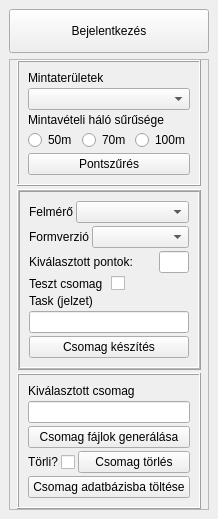
<?xml version="1.0" encoding="UTF-8"?>
<ui version="4.0">
 <class>DockWidget</class>
 <widget class="QDockWidget" name="DockWidget">
  <property name="geometry">
   <rect>
    <x>0</x>
    <y>0</y>
    <width>218</width>
    <height>519</height>
   </rect>
  </property>
  <property name="windowTitle">
   <string>Csomagkezelés</string>
  </property>
  <widget class="QWidget" name="dockWidgetContents">
   <layout class="QVBoxLayout" name="verticalLayout_5">
    <item>
     <widget class="QPushButton" name="pushBejelentkezes">
      <property name="sizePolicy">
       <sizepolicy hsizetype="Minimum" vsizetype="MinimumExpanding">
        <horstretch>150</horstretch>
        <verstretch>0</verstretch>
       </sizepolicy>
      </property>
      <property name="minimumSize">
       <size>
        <width>150</width>
        <height>0</height>
       </size>
      </property>
      <property name="maximumSize">
       <size>
        <width>16777215</width>
        <height>70</height>
       </size>
      </property>
      <property name="baseSize">
       <size>
        <width>150</width>
        <height>30</height>
       </size>
      </property>
      <property name="text">
       <string>Bejelentkezés</string>
      </property>
     </widget>
    </item>
    <item>
     <widget class="QFrame" name="frameCsomag">
      <property name="minimumSize">
       <size>
        <width>200</width>
        <height>450</height>
       </size>
      </property>
      <property name="frameShape">
       <enum>QFrame::StyledPanel</enum>
      </property>
      <property name="frameShadow">
       <enum>QFrame::Raised</enum>
      </property>
      <layout class="QVBoxLayout" name="verticalLayout_4">
       <property name="spacing">
        <number>3</number>
       </property>
       <property name="leftMargin">
        <number>7</number>
       </property>
       <property name="topMargin">
        <number>0</number>
       </property>
       <property name="rightMargin">
        <number>7</number>
       </property>
       <property name="bottomMargin">
        <number>0</number>
       </property>
       <item>
        <widget class="QFrame" name="frameSzures">
         <property name="sizePolicy">
          <sizepolicy hsizetype="Preferred" vsizetype="Expanding">
           <horstretch>0</horstretch>
           <verstretch>0</verstretch>
          </sizepolicy>
         </property>
         <property name="minimumSize">
          <size>
           <width>180</width>
           <height>120</height>
          </size>
         </property>
         <property name="frameShape">
          <enum>QFrame::Box</enum>
         </property>
         <property name="frameShadow">
          <enum>QFrame::Raised</enum>
         </property>
         <layout class="QVBoxLayout" name="verticalLayout">
          <property name="spacing">
           <number>3</number>
          </property>
          <item>
           <widget class="QLabel" name="label">
            <property name="sizePolicy">
             <sizepolicy hsizetype="Preferred" vsizetype="Expanding">
              <horstretch>0</horstretch>
              <verstretch>0</verstretch>
             </sizepolicy>
            </property>
            <property name="text">
             <string>Mintaterületek</string>
            </property>
           </widget>
          </item>
          <item>
           <widget class="QComboBox" name="comboMintater">
            <property name="sizePolicy">
             <sizepolicy hsizetype="Preferred" vsizetype="Expanding">
              <horstretch>0</horstretch>
              <verstretch>0</verstretch>
             </sizepolicy>
            </property>
           </widget>
          </item>
          <item>
           <widget class="QLabel" name="label_2">
            <property name="sizePolicy">
             <sizepolicy hsizetype="Preferred" vsizetype="Expanding">
              <horstretch>0</horstretch>
              <verstretch>0</verstretch>
             </sizepolicy>
            </property>
            <property name="text">
             <string>Mintavételi háló sűrűsége</string>
            </property>
           </widget>
          </item>
          <item>
           <layout class="QHBoxLayout" name="horizontalLayout">
            <item>
             <widget class="QRadioButton" name="radio50">
              <property name="sizePolicy">
               <sizepolicy hsizetype="Minimum" vsizetype="Expanding">
                <horstretch>0</horstretch>
                <verstretch>0</verstretch>
               </sizepolicy>
              </property>
              <property name="minimumSize">
               <size>
                <width>50</width>
                <height>0</height>
               </size>
              </property>
              <property name="baseSize">
               <size>
                <width>50</width>
                <height>0</height>
               </size>
              </property>
              <property name="text">
               <string>50m</string>
              </property>
             </widget>
            </item>
            <item>
             <widget class="QRadioButton" name="radio70">
              <property name="sizePolicy">
               <sizepolicy hsizetype="Minimum" vsizetype="Expanding">
                <horstretch>0</horstretch>
                <verstretch>0</verstretch>
               </sizepolicy>
              </property>
              <property name="minimumSize">
               <size>
                <width>50</width>
                <height>0</height>
               </size>
              </property>
              <property name="baseSize">
               <size>
                <width>50</width>
                <height>0</height>
               </size>
              </property>
              <property name="text">
               <string>70m</string>
              </property>
             </widget>
            </item>
            <item>
             <widget class="QRadioButton" name="radio100">
              <property name="sizePolicy">
               <sizepolicy hsizetype="Minimum" vsizetype="Expanding">
                <horstretch>0</horstretch>
                <verstretch>0</verstretch>
               </sizepolicy>
              </property>
              <property name="minimumSize">
               <size>
                <width>50</width>
                <height>0</height>
               </size>
              </property>
              <property name="baseSize">
               <size>
                <width>50</width>
                <height>17</height>
               </size>
              </property>
              <property name="text">
               <string>100m</string>
              </property>
             </widget>
            </item>
           </layout>
          </item>
          <item>
           <widget class="QPushButton" name="pushPontszures">
            <property name="sizePolicy">
             <sizepolicy hsizetype="Minimum" vsizetype="Expanding">
              <horstretch>0</horstretch>
              <verstretch>0</verstretch>
             </sizepolicy>
            </property>
            <property name="text">
             <string>Pontszűrés</string>
            </property>
           </widget>
          </item>
         </layout>
        </widget>
       </item>
       <item>
        <widget class="QFrame" name="frameCreate">
         <property name="sizePolicy">
          <sizepolicy hsizetype="Preferred" vsizetype="Expanding">
           <horstretch>0</horstretch>
           <verstretch>0</verstretch>
          </sizepolicy>
         </property>
         <property name="minimumSize">
          <size>
           <width>181</width>
           <height>170</height>
          </size>
         </property>
         <property name="frameShape">
          <enum>QFrame::Box</enum>
         </property>
         <property name="frameShadow">
          <enum>QFrame::Raised</enum>
         </property>
         <property name="lineWidth">
          <number>1</number>
         </property>
         <property name="midLineWidth">
          <number>1</number>
         </property>
         <layout class="QVBoxLayout" name="verticalLayout_2">
          <property name="spacing">
           <number>3</number>
          </property>
          <item>
           <layout class="QHBoxLayout" name="horizontalLayout_2">
            <item>
             <widget class="QLabel" name="label_3">
              <property name="text">
               <string>Felmérő</string>
              </property>
             </widget>
            </item>
            <item>
             <widget class="QComboBox" name="comboFelmero">
              <property name="sizePolicy">
               <sizepolicy hsizetype="Expanding" vsizetype="Expanding">
                <horstretch>0</horstretch>
                <verstretch>0</verstretch>
               </sizepolicy>
              </property>
             </widget>
            </item>
           </layout>
          </item>
          <item>
           <layout class="QHBoxLayout" name="horizontalLayout_3">
            <item>
             <widget class="QLabel" name="label_4">
              <property name="text">
               <string>Formverzió</string>
              </property>
             </widget>
            </item>
            <item>
             <widget class="QComboBox" name="comboFormverzio">
              <property name="sizePolicy">
               <sizepolicy hsizetype="Expanding" vsizetype="Expanding">
                <horstretch>0</horstretch>
                <verstretch>0</verstretch>
               </sizepolicy>
              </property>
             </widget>
            </item>
           </layout>
          </item>
          <item>
           <layout class="QHBoxLayout" name="horizontalLayout_4">
            <item>
             <widget class="QLabel" name="label_5">
              <property name="sizePolicy">
               <sizepolicy hsizetype="Minimum" vsizetype="Preferred">
                <horstretch>0</horstretch>
                <verstretch>0</verstretch>
               </sizepolicy>
              </property>
              <property name="text">
               <string>Kiválasztott pontok:</string>
              </property>
             </widget>
            </item>
            <item>
             <widget class="QLineEdit" name="linePontok">
              <property name="sizePolicy">
               <sizepolicy hsizetype="Expanding" vsizetype="Expanding">
                <horstretch>0</horstretch>
                <verstretch>0</verstretch>
               </sizepolicy>
              </property>
              <property name="maximumSize">
               <size>
                <width>30</width>
                <height>16777215</height>
               </size>
              </property>
             </widget>
            </item>
           </layout>
          </item>
          <item>
           <layout class="QHBoxLayout" name="horizontalLayout_5">
            <item>
             <widget class="QLabel" name="label_6">
              <property name="sizePolicy">
               <sizepolicy hsizetype="Preferred" vsizetype="Expanding">
                <horstretch>0</horstretch>
                <verstretch>0</verstretch>
               </sizepolicy>
              </property>
              <property name="text">
               <string>Teszt csomag</string>
              </property>
             </widget>
            </item>
            <item>
             <widget class="QCheckBox" name="checkTeszt">
              <property name="sizePolicy">
               <sizepolicy hsizetype="Minimum" vsizetype="Expanding">
                <horstretch>0</horstretch>
                <verstretch>0</verstretch>
               </sizepolicy>
              </property>
              <property name="text">
               <string/>
              </property>
             </widget>
            </item>
           </layout>
          </item>
          <item>
           <widget class="QLabel" name="label_7">
            <property name="sizePolicy">
             <sizepolicy hsizetype="Preferred" vsizetype="Expanding">
              <horstretch>0</horstretch>
              <verstretch>0</verstretch>
             </sizepolicy>
            </property>
            <property name="text">
             <string>Task (jelzet)</string>
            </property>
           </widget>
          </item>
          <item>
           <widget class="QLineEdit" name="lineTask">
            <property name="sizePolicy">
             <sizepolicy hsizetype="Expanding" vsizetype="Expanding">
              <horstretch>0</horstretch>
              <verstretch>0</verstretch>
             </sizepolicy>
            </property>
           </widget>
          </item>
          <item>
           <widget class="QPushButton" name="pushCsomagkeszites">
            <property name="sizePolicy">
             <sizepolicy hsizetype="Minimum" vsizetype="Expanding">
              <horstretch>0</horstretch>
              <verstretch>0</verstretch>
             </sizepolicy>
            </property>
            <property name="text">
             <string>Csomag készítés</string>
            </property>
           </widget>
          </item>
         </layout>
        </widget>
       </item>
       <item>
        <widget class="QFrame" name="frameDelete">
         <property name="sizePolicy">
          <sizepolicy hsizetype="Expanding" vsizetype="Expanding">
           <horstretch>0</horstretch>
           <verstretch>0</verstretch>
          </sizepolicy>
         </property>
         <property name="minimumSize">
          <size>
           <width>181</width>
           <height>120</height>
          </size>
         </property>
         <property name="frameShape">
          <enum>QFrame::Box</enum>
         </property>
         <property name="frameShadow">
          <enum>QFrame::Raised</enum>
         </property>
         <layout class="QVBoxLayout" name="verticalLayout_3">
          <property name="spacing">
           <number>3</number>
          </property>
          <item>
           <widget class="QLabel" name="label_8">
            <property name="sizePolicy">
             <sizepolicy hsizetype="Expanding" vsizetype="Expanding">
              <horstretch>0</horstretch>
              <verstretch>0</verstretch>
             </sizepolicy>
            </property>
            <property name="text">
             <string>Kiválasztott csomag</string>
            </property>
           </widget>
          </item>
          <item>
           <widget class="QLineEdit" name="lineSelCsomag">
            <property name="sizePolicy">
             <sizepolicy hsizetype="Expanding" vsizetype="Expanding">
              <horstretch>0</horstretch>
              <verstretch>0</verstretch>
             </sizepolicy>
            </property>
           </widget>
          </item>
          <item>
           <widget class="QPushButton" name="pushFileGeneralas">
            <property name="sizePolicy">
             <sizepolicy hsizetype="Minimum" vsizetype="Expanding">
              <horstretch>0</horstretch>
              <verstretch>0</verstretch>
             </sizepolicy>
            </property>
            <property name="text">
             <string>Csomag fájlok generálása</string>
            </property>
           </widget>
          </item>
          <item>
           <layout class="QHBoxLayout" name="horizontalLayout_6">
            <item>
             <widget class="QLabel" name="label_9">
              <property name="sizePolicy">
               <sizepolicy hsizetype="Minimum" vsizetype="Expanding">
                <horstretch>0</horstretch>
                <verstretch>0</verstretch>
               </sizepolicy>
              </property>
              <property name="text">
               <string>Törli?</string>
              </property>
             </widget>
            </item>
            <item>
             <widget class="QCheckBox" name="checkTorles">
              <property name="sizePolicy">
               <sizepolicy hsizetype="Minimum" vsizetype="Expanding">
                <horstretch>0</horstretch>
                <verstretch>0</verstretch>
               </sizepolicy>
              </property>
              <property name="text">
               <string/>
              </property>
             </widget>
            </item>
            <item>
             <widget class="QPushButton" name="pushCsomagtorles">
              <property name="sizePolicy">
               <sizepolicy hsizetype="Expanding" vsizetype="Expanding">
                <horstretch>0</horstretch>
                <verstretch>0</verstretch>
               </sizepolicy>
              </property>
              <property name="text">
               <string>Csomag törlés</string>
              </property>
             </widget>
            </item>
           </layout>
          </item>
          <item>
           <widget class="QPushButton" name="pushDataImport">
            <property name="sizePolicy">
             <sizepolicy hsizetype="Minimum" vsizetype="Expanding">
              <horstretch>0</horstretch>
              <verstretch>0</verstretch>
             </sizepolicy>
            </property>
            <property name="text">
             <string>Csomag adatbázisba töltése</string>
            </property>
           </widget>
          </item>
         </layout>
        </widget>
       </item>
      </layout>
     </widget>
    </item>
   </layout>
  </widget>
 </widget>
 <resources/>
 <connections/>
</ui>
